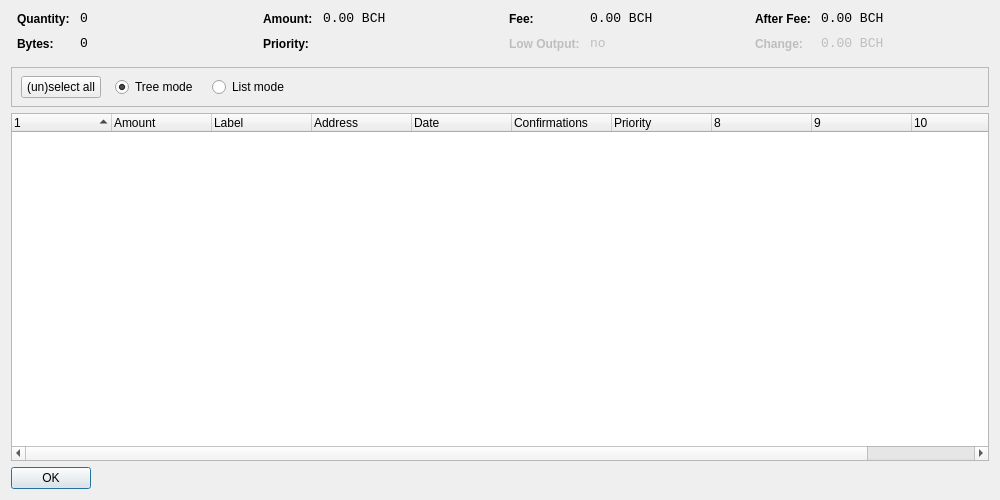
<?xml version="1.0" encoding="UTF-8"?>
<ui version="4.0">
 <class>CoinControlDialog</class>
 <widget class="QDialog" name="CoinControlDialog">
  <property name="geometry">
   <rect>
    <x>0</x>
    <y>0</y>
    <width>1000</width>
    <height>500</height>
   </rect>
  </property>
  <property name="windowTitle">
   <string>Coin Control</string>
  </property>
  <layout class="QVBoxLayout" name="verticalLayout">
   <item>
    <layout class="QHBoxLayout" name="horizontalLayoutTop" stretch="0,0,0,0">
     <property name="topMargin">
      <number>0</number>
     </property>
     <property name="bottomMargin">
      <number>10</number>
     </property>
     <item>
      <layout class="QFormLayout" name="formLayoutCoinControl1">
       <property name="horizontalSpacing">
        <number>10</number>
       </property>
       <property name="verticalSpacing">
        <number>10</number>
       </property>
       <property name="leftMargin">
        <number>6</number>
       </property>
       <property name="rightMargin">
        <number>6</number>
       </property>
       <item row="0" column="0">
        <widget class="QLabel" name="labelCoinControlQuantityText">
         <property name="styleSheet">
          <string notr="true">font-weight:bold;</string>
         </property>
         <property name="text">
          <string>Quantity:</string>
         </property>
        </widget>
       </item>
       <item row="0" column="1">
        <widget class="QLabel" name="labelCoinControlQuantity">
         <property name="font">
          <font>
           <family>Monospace</family>
           <pointsize>10</pointsize>
          </font>
         </property>
         <property name="cursor">
          <cursorShape>IBeamCursor</cursorShape>
         </property>
         <property name="contextMenuPolicy">
          <enum>Qt::ActionsContextMenu</enum>
         </property>
         <property name="text">
          <string>0</string>
         </property>
         <property name="textInteractionFlags">
          <set>Qt::LinksAccessibleByMouse|Qt::TextSelectableByKeyboard|Qt::TextSelectableByMouse</set>
         </property>
        </widget>
       </item>
       <item row="1" column="0">
        <widget class="QLabel" name="labelCoinControlBytesText">
         <property name="styleSheet">
          <string notr="true">font-weight:bold;</string>
         </property>
         <property name="text">
          <string>Bytes:</string>
         </property>
        </widget>
       </item>
       <item row="1" column="1">
        <widget class="QLabel" name="labelCoinControlBytes">
         <property name="font">
          <font>
           <family>Monospace</family>
           <pointsize>10</pointsize>
          </font>
         </property>
         <property name="cursor">
          <cursorShape>IBeamCursor</cursorShape>
         </property>
         <property name="contextMenuPolicy">
          <enum>Qt::ActionsContextMenu</enum>
         </property>
         <property name="text">
          <string>0</string>
         </property>
         <property name="textInteractionFlags">
          <set>Qt::LinksAccessibleByMouse|Qt::TextSelectableByKeyboard|Qt::TextSelectableByMouse</set>
         </property>
        </widget>
       </item>
      </layout>
     </item>
     <item>
      <layout class="QFormLayout" name="formLayoutCoinControl2">
       <property name="horizontalSpacing">
        <number>10</number>
       </property>
       <property name="verticalSpacing">
        <number>10</number>
       </property>
       <property name="leftMargin">
        <number>6</number>
       </property>
       <property name="rightMargin">
        <number>6</number>
       </property>
       <item row="0" column="0">
        <widget class="QLabel" name="labelCoinControlAmountText">
         <property name="styleSheet">
          <string notr="true">font-weight:bold;</string>
         </property>
         <property name="text">
          <string>Amount:</string>
         </property>
        </widget>
       </item>
       <item row="0" column="1">
        <widget class="QLabel" name="labelCoinControlAmount">
         <property name="font">
          <font>
           <family>Monospace</family>
           <pointsize>10</pointsize>
          </font>
         </property>
         <property name="cursor">
          <cursorShape>IBeamCursor</cursorShape>
         </property>
         <property name="contextMenuPolicy">
          <enum>Qt::ActionsContextMenu</enum>
         </property>
         <property name="text">
          <string>0.00 BCH</string>
         </property>
         <property name="textInteractionFlags">
          <set>Qt::LinksAccessibleByMouse|Qt::TextSelectableByKeyboard|Qt::TextSelectableByMouse</set>
         </property>
        </widget>
       </item>
       <item row="1" column="0">
        <widget class="QLabel" name="labelCoinControlPriorityText">
         <property name="styleSheet">
          <string notr="true">font-weight:bold;</string>
         </property>
         <property name="text">
          <string>Priority:</string>
         </property>
        </widget>
       </item>
       <item row="1" column="1">
        <widget class="QLabel" name="labelCoinControlPriority">
         <property name="font">
          <font>
           <family>Monospace</family>
           <pointsize>10</pointsize>
          </font>
         </property>
         <property name="cursor">
          <cursorShape>IBeamCursor</cursorShape>
         </property>
         <property name="contextMenuPolicy">
          <enum>Qt::ActionsContextMenu</enum>
         </property>
         <property name="text">
          <string/>
         </property>
         <property name="textInteractionFlags">
          <set>Qt::LinksAccessibleByMouse|Qt::TextSelectableByKeyboard|Qt::TextSelectableByMouse</set>
         </property>
        </widget>
       </item>
      </layout>
     </item>
     <item>
      <layout class="QFormLayout" name="formLayoutCoinControl3">
       <property name="horizontalSpacing">
        <number>10</number>
       </property>
       <property name="verticalSpacing">
        <number>10</number>
       </property>
       <property name="leftMargin">
        <number>6</number>
       </property>
       <property name="rightMargin">
        <number>6</number>
       </property>
       <item row="0" column="0">
        <widget class="QLabel" name="labelCoinControlFeeText">
         <property name="styleSheet">
          <string notr="true">font-weight:bold;</string>
         </property>
         <property name="text">
          <string>Fee:</string>
         </property>
        </widget>
       </item>
       <item row="0" column="1">
        <widget class="QLabel" name="labelCoinControlFee">
         <property name="font">
          <font>
           <family>Monospace</family>
           <pointsize>10</pointsize>
          </font>
         </property>
         <property name="cursor">
          <cursorShape>IBeamCursor</cursorShape>
         </property>
         <property name="contextMenuPolicy">
          <enum>Qt::ActionsContextMenu</enum>
         </property>
         <property name="text">
          <string>0.00 BCH</string>
         </property>
         <property name="textInteractionFlags">
          <set>Qt::LinksAccessibleByMouse|Qt::TextSelectableByKeyboard|Qt::TextSelectableByMouse</set>
         </property>
        </widget>
       </item>
       <item row="1" column="0">
        <widget class="QLabel" name="labelCoinControlLowOutputText">
         <property name="enabled">
          <bool>false</bool>
         </property>
         <property name="styleSheet">
          <string notr="true">font-weight:bold;</string>
         </property>
         <property name="text">
          <string>Low Output:</string>
         </property>
        </widget>
       </item>
       <item row="1" column="1">
        <widget class="QLabel" name="labelCoinControlLowOutput">
         <property name="enabled">
          <bool>false</bool>
         </property>
         <property name="font">
          <font>
           <family>Monospace</family>
           <pointsize>10</pointsize>
          </font>
         </property>
         <property name="cursor">
          <cursorShape>IBeamCursor</cursorShape>
         </property>
         <property name="contextMenuPolicy">
          <enum>Qt::ActionsContextMenu</enum>
         </property>
         <property name="text">
          <string>no</string>
         </property>
         <property name="textInteractionFlags">
          <set>Qt::LinksAccessibleByMouse|Qt::TextSelectableByKeyboard|Qt::TextSelectableByMouse</set>
         </property>
        </widget>
       </item>
      </layout>
     </item>
     <item>
      <layout class="QFormLayout" name="formLayoutCoinControl4">
       <property name="horizontalSpacing">
        <number>10</number>
       </property>
       <property name="verticalSpacing">
        <number>10</number>
       </property>
       <property name="leftMargin">
        <number>6</number>
       </property>
       <property name="rightMargin">
        <number>6</number>
       </property>
       <item row="0" column="0">
        <widget class="QLabel" name="labelCoinControlAfterFeeText">
         <property name="styleSheet">
          <string notr="true">font-weight:bold;</string>
         </property>
         <property name="text">
          <string>After Fee:</string>
         </property>
        </widget>
       </item>
       <item row="0" column="1">
        <widget class="QLabel" name="labelCoinControlAfterFee">
         <property name="font">
          <font>
           <family>Monospace</family>
           <pointsize>10</pointsize>
          </font>
         </property>
         <property name="cursor">
          <cursorShape>IBeamCursor</cursorShape>
         </property>
         <property name="contextMenuPolicy">
          <enum>Qt::ActionsContextMenu</enum>
         </property>
         <property name="text">
          <string>0.00 BCH</string>
         </property>
         <property name="textInteractionFlags">
          <set>Qt::LinksAccessibleByMouse|Qt::TextSelectableByKeyboard|Qt::TextSelectableByMouse</set>
         </property>
        </widget>
       </item>
       <item row="1" column="0">
        <widget class="QLabel" name="labelCoinControlChangeText">
         <property name="enabled">
          <bool>false</bool>
         </property>
         <property name="styleSheet">
          <string notr="true">font-weight:bold;</string>
         </property>
         <property name="text">
          <string>Change:</string>
         </property>
        </widget>
       </item>
       <item row="1" column="1">
        <widget class="QLabel" name="labelCoinControlChange">
         <property name="enabled">
          <bool>false</bool>
         </property>
         <property name="font">
          <font>
           <family>Monospace</family>
           <pointsize>10</pointsize>
          </font>
         </property>
         <property name="cursor">
          <cursorShape>IBeamCursor</cursorShape>
         </property>
         <property name="contextMenuPolicy">
          <enum>Qt::ActionsContextMenu</enum>
         </property>
         <property name="text">
          <string>0.00 BCH</string>
         </property>
         <property name="textInteractionFlags">
          <set>Qt::LinksAccessibleByMouse|Qt::TextSelectableByKeyboard|Qt::TextSelectableByMouse</set>
         </property>
        </widget>
       </item>
      </layout>
     </item>
    </layout>
   </item>
   <item>
    <widget class="QFrame" name="frame">
     <property name="minimumSize">
      <size>
       <width>0</width>
       <height>40</height>
      </size>
     </property>
     <property name="frameShape">
      <enum>QFrame::StyledPanel</enum>
     </property>
     <property name="frameShadow">
      <enum>QFrame::Sunken</enum>
     </property>
     <widget class="QWidget" name="horizontalLayoutWidget">
      <property name="geometry">
       <rect>
        <x>10</x>
        <y>0</y>
        <width>781</width>
        <height>41</height>
       </rect>
      </property>
      <layout class="QHBoxLayout" name="horizontalLayoutPanel" stretch="0,0,0,0,0">
       <property name="spacing">
        <number>14</number>
       </property>
       <item>
        <widget class="QPushButton" name="pushButtonSelectAll">
         <property name="sizePolicy">
          <sizepolicy hsizetype="Maximum" vsizetype="Fixed">
           <horstretch>0</horstretch>
           <verstretch>0</verstretch>
          </sizepolicy>
         </property>
         <property name="text">
          <string>(un)select all</string>
         </property>
        </widget>
       </item>
       <item>
        <widget class="QRadioButton" name="radioTreeMode">
         <property name="sizePolicy">
          <sizepolicy hsizetype="Maximum" vsizetype="Fixed">
           <horstretch>0</horstretch>
           <verstretch>0</verstretch>
          </sizepolicy>
         </property>
         <property name="text">
          <string>Tree mode</string>
         </property>
         <property name="checked">
          <bool>true</bool>
         </property>
        </widget>
       </item>
       <item>
        <widget class="QRadioButton" name="radioListMode">
         <property name="sizePolicy">
          <sizepolicy hsizetype="Maximum" vsizetype="Fixed">
           <horstretch>0</horstretch>
           <verstretch>0</verstretch>
          </sizepolicy>
         </property>
         <property name="text">
          <string>List mode</string>
         </property>
        </widget>
       </item>
       <item>
        <spacer name="horizontalSpacer">
         <property name="orientation">
          <enum>Qt::Horizontal</enum>
         </property>
         <property name="sizeHint" stdset="0">
          <size>
           <width>40</width>
           <height>20</height>
          </size>
         </property>
        </spacer>
       </item>
      </layout>
     </widget>
    </widget>
   </item>
   <item>
    <widget class="CoinControlTreeWidget" name="treeWidget">
     <property name="contextMenuPolicy">
      <enum>Qt::CustomContextMenu</enum>
     </property>
     <property name="sortingEnabled">
      <bool>false</bool>
     </property>
     <property name="columnCount">
      <number>11</number>
     </property>
     <attribute name="headerShowSortIndicator" stdset="0">
      <bool>true</bool>
     </attribute>
     <attribute name="headerStretchLastSection">
      <bool>false</bool>
     </attribute>
     <column>
      <property name="text">
       <string/>
      </property>
     </column>
     <column>
      <property name="text">
       <string>Amount</string>
      </property>
     </column>
     <column>
      <property name="text">
       <string>Label</string>
      </property>
     </column>
     <column>
      <property name="text">
       <string>Address</string>
      </property>
     </column>
     <column>
      <property name="text">
       <string>Date</string>
      </property>
     </column>
     <column>
      <property name="text">
       <string>Confirmations</string>
      </property>
      <property name="toolTip">
       <string>Confirmed</string>
      </property>
     </column>
     <column>
      <property name="text">
       <string>Priority</string>
      </property>
     </column>
     <column>
      <property name="text">
       <string/>
      </property>
     </column>
     <column>
      <property name="text">
       <string/>
      </property>
     </column>
     <column>
      <property name="text">
       <string/>
      </property>
     </column>
     <column>
      <property name="text">
       <string/>
      </property>
     </column>
    </widget>
   </item>
   <item>
    <widget class="QDialogButtonBox" name="buttonBox">
     <property name="sizePolicy">
      <sizepolicy hsizetype="Maximum" vsizetype="Fixed">
       <horstretch>0</horstretch>
       <verstretch>0</verstretch>
      </sizepolicy>
     </property>
     <property name="orientation">
      <enum>Qt::Horizontal</enum>
     </property>
     <property name="standardButtons">
      <set>QDialogButtonBox::Ok</set>
     </property>
    </widget>
   </item>
  </layout>
 </widget>
 <customwidgets>
  <customwidget>
   <class>CoinControlTreeWidget</class>
   <extends>QTreeWidget</extends>
   <header>coincontroltreewidget.h</header>
  </customwidget>
 </customwidgets>
 <resources/>
 <connections/>
</ui>
